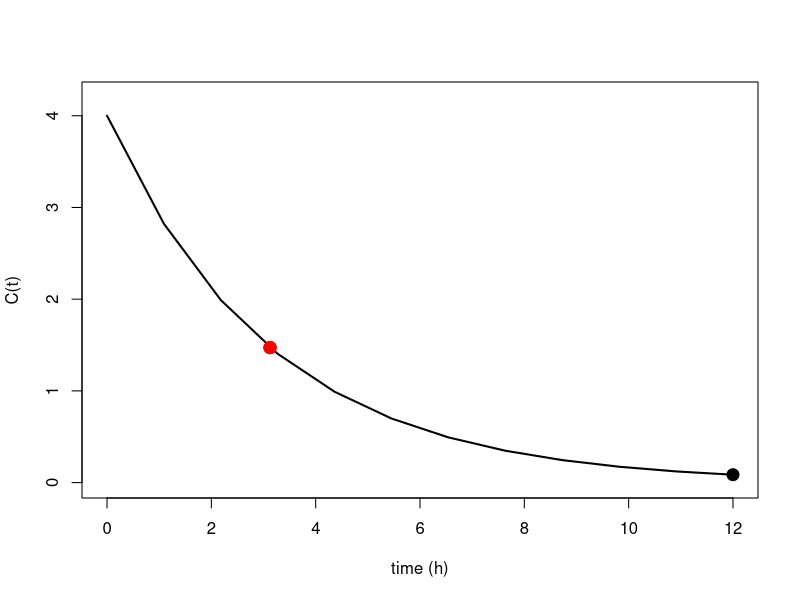

Here is the R script that generated this plot:
fn <- function(x, y) {
  z <- 5 * y
}

# When I change x, what will happen?
# Is z sensitive to x? 
# 
# 

CL     <- 8        # clearance, L/h
V      <- 25          # volume of distribution, L
D      <- 100         # dose, mg (IV bolus)
sigma2 <- 0.1           # residual variance (constant)

k <- CL / V                     # elimination rate constant

M_i <- function(t) {
  pre <- D^2 * exp(-2*k*t) / (sigma2 * V^4)
  ktm1      <- k*t - 1
  pre * matrix(c(t^2,        -t * ktm1,
                       -t * ktm1,   ktm1^2), nrow = 2, ncol = 2,
                     dimnames = list(c("CL", "V"), c("CL", "V")))
}

# Try it on a single time point
M_at_6h <- M_i(6)
M_at_6h 
#  - Note the off-diagonal elements -- these capture CL/V correlation.
#  - At t = 1/k ~ 3h, the (V,V) element is 0. Try it:
M_i(1/k)

M_list <- lapply(c(1/k, 6), M_i)
M_list



M <- Reduce(`+`, M_list)
detM <- det(M)
#detM
trM <- sum(diag(M))
# to inverse a matrix
# $COVARIANCE MATRIX=R 
Minv <- solve(M)
rse_CL <- 100 * sqrt(Minv[1,1]) / CL
rse_V  <- 100 * sqrt(Minv[2,2]) / V

Msingular <- lapply(c(1/k, (1/k+0.0001)), M_i)
Msingular
Ms <- Reduce(`+`, Msingular)
MsInv <- solve(Ms)
det(Ms) # Very small value
sum(diag(Ms))
rse_CL1 <- 100 * sqrt(MsInv[1,1]) / CL
rse_V1  <- 100 * sqrt(MsInv[2,2]) / V

# plot 
C_t <- function(t) (D/V) * exp(-k*t)
t_grid <- seq(0, 12, length.out = 12)

plot(t_grid, C_t(t_grid), type = "l", lwd = 2,
      xlab = "time (h)", ylab = "C(t)",
       ylim = c(0, D/V * 1.05))
points(c(1/k, 12), C_t(c(1/k, 12)), pch = 19, cex = 1.6)
points(c(1/k, (1/k + 0.0001)), C_t(c(1/k, (1/k + 0.0001))), pch = 19, cex = 1.6, col="red")
